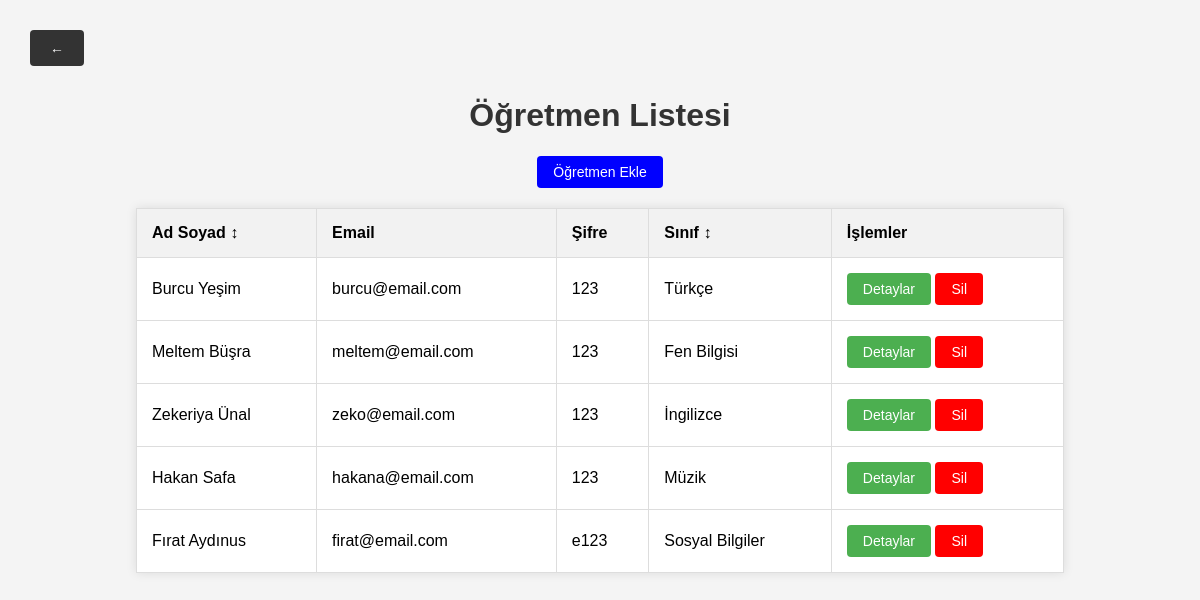
/ogretmen.php, run on an earlier commit of the app's database.
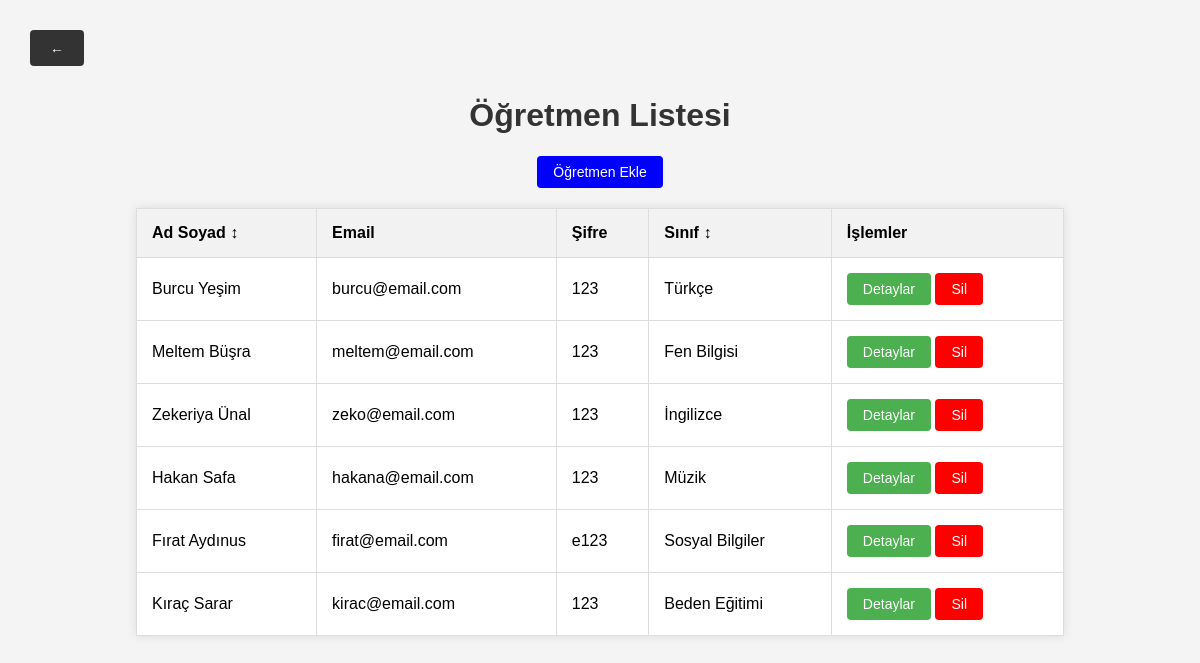
And on a later commit of the database.
### tables this page shows
CREATE TABLE `ogretmen` (
  `id` int(11) NOT NULL,
  `ad_soyad` varchar(255) NOT NULL,
  `email` varchar(255) NOT NULL,
  `sifre` varchar(255) NOT NULL,
  `dersAdi` varchar(255) NOT NULL
);

### ogretmen.php (the view, shortened to what this page needs)
<!DOCTYPE html>
<html lang="en">
<head>
</head>
<body>
<?php
include 'database.php';
$sql_teachers = "SELECT * FROM ogretmen";
$result_teachers = $conn->query($sql_teachers);
if ($result_teachers->num_rows > 0) {
    echo "<button class='button back-button' onclick='goBack()'>←</button>";
    echo "<h1>Öğretmen Listesi</h1>";
    echo "<div class='button-container'><button class='button add-button' onclick='addOgretmen()'>Öğretmen Ekle</button></div>";
    echo "<table>";
    echo "<tr><th onclick='sortTable(0)'>Ad Soyad &#x2195;</th><th>Email</th><th>Şifre</th><th onclick='sortTable(3)'>Sınıf &#x2195;</th><th>İşlemler</th></tr>";
    while ($row_teacher = $result_teachers->fetch_assoc()) {
        echo "<tr>";
        echo "<td>" . $row_teacher["ad_soyad"] . "</td>";
        echo "<td>" . $row_teacher["email"] . "</td>";
        echo "<td>" . $row_teacher["sifre"] . "</td>";
        echo "<td>" . $row_teacher["dersAdi"] . "</td>";
        echo "<td>
                  <button class='button details-button' onclick='openShowDetails(" . $row_teacher["id"] . ")'>Detaylar</button>
                  <button class='button delete-button' onclick='deleteOgretmen(" . $row_teacher["id"] . ")'>Sil</button>
              </td>";
        echo "</tr>";
    }
    echo "</table>";
} else {
    echo "Öğrtemen bulunamadı.";
}
?>
</body>
</html>

### ogretmen.php (style rules this page uses)
body { font-family: Arial, sans-serif; margin: 20px; background-color: #f4f4f4; }
h1 { text-align: center; color: #333; }
table { width: 80%; margin: 20px auto; border-collapse: collapse; background-color: #fff; box-shadow: 0 0 10px rgba(0, 0, 0, 0.1); }
th, td { border: 1px solid #ddd; padding: 15px; text-align: left; cursor: pointer; }
th { background-color: #f2f2f2; }
.button-container { text-align: center; margin: 20px; }
.button { border: none; padding: 8px 16px; text-align: center; text-decoration: none; display: inline-block; font-size: 14px; cursor: pointer; border-radius: 4px; }
.details-button { background-color: #4CAF50; color: white; }
.delete-button { background-color: red; color: white; }
.add-button { background-color: blue; color: white; }
.back-button { background-color: #333; border: none; color: white; padding: 10px 20px; text-align: center; text-decoration: none; display: inline-block; font-size: 14px; cursor: pointer; border-radius: 4px; text-align: left; margin: 10px; }

What changed in the data, as far as the page shows it:
added ogretmen: ad_soyad "Kıraç Sarar", email "kirac@email.com", sifre "123", dersAdi "Beden Eğitimi"
